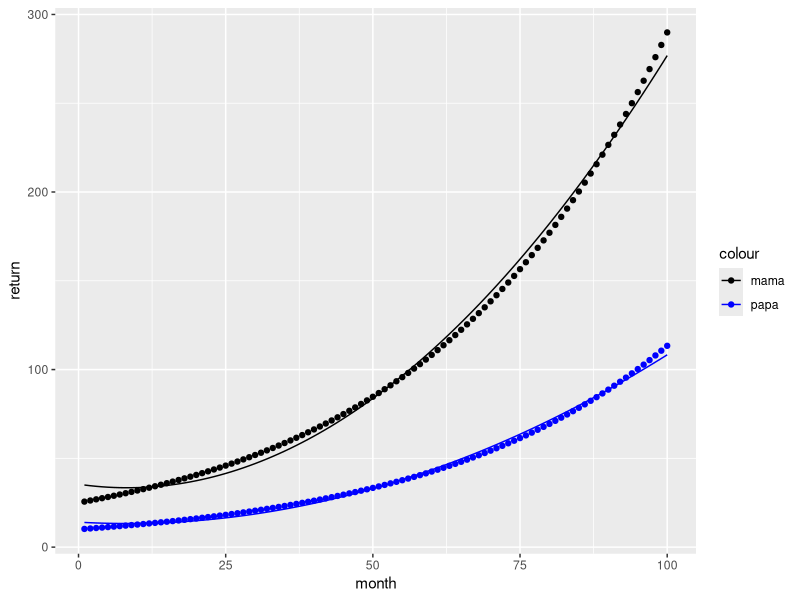

R code for this plot:
library(ggplot2)

allReturn <- function(p = 25, n){
  # see excel sheet for two-stage formula
  r <- .025 # for testing purpose
  # p <- 25 # for testing perpose
  
  r1 <- p*r
  accr1 <- 0
  fl1 <- floor(r1+accr1)
  rem1 <- r1 - fl1
  
    if (n == 1)
    return(p+rem1)
  else{
    pvec <- rvec <- accrvec <- flvec <- remvec <- rep(NA,n-1)
    pvec <- c(p,pvec)
    rvec <- c(r1,rvec)
    accrvec <- c(accr1,accrvec)
    flvec <- c(fl1,flvec)
    remvec <- c(rem1,remvec)
    for(i in 2:n){
      pvec[i] <- pvec[i-1]+flvec[i-1]
      rvec[i] <- pvec[i]*r
      accrvec[i] <- rvec[i]+remvec[i-1]
      flvec[i] <- floor(accrvec[i])
      remvec[i] <- accrvec[i] - flvec[i]
    }
    return(pvec[n]+remvec[n]+flvec[n])
  }
}

  t <- seq(1,100) 
  tsq <- t^2

  r10 <- sapply(t, allReturn, p = 10)
  r25 <- sapply(t, allReturn, p = 25)
  
  df <- data.frame(cbind(t = (1:100), tsq = (1:100)^2, r10,r25))
  
  reg25 <- lm(r25 ~ t + tsq, data = df) 
  summary(reg25)
  pr25 <- predict(reg25, list(t=df$t, tsq=df$tsq))
  reg10 <- lm(r10 ~ t + tsq, data = df) 
  summary(reg10)
  pr10 <- predict(reg10, list(t=df$t, tsq=df$tsq))
  
  df <- data.frame(df,pr10,pr25)
  
  ggplot(data = df, aes(x = t)) + geom_point(aes(y = r10, colour = "papa")) + geom_line(aes(y = pr10, colour = "papa")) +
    geom_point(aes(y = r25, colour = "mama")) + geom_line(aes(y = pr25, colour = "mama")) + 
    scale_color_manual(values = c("black","blue")) + xlab("month") + ylab("return")
  
